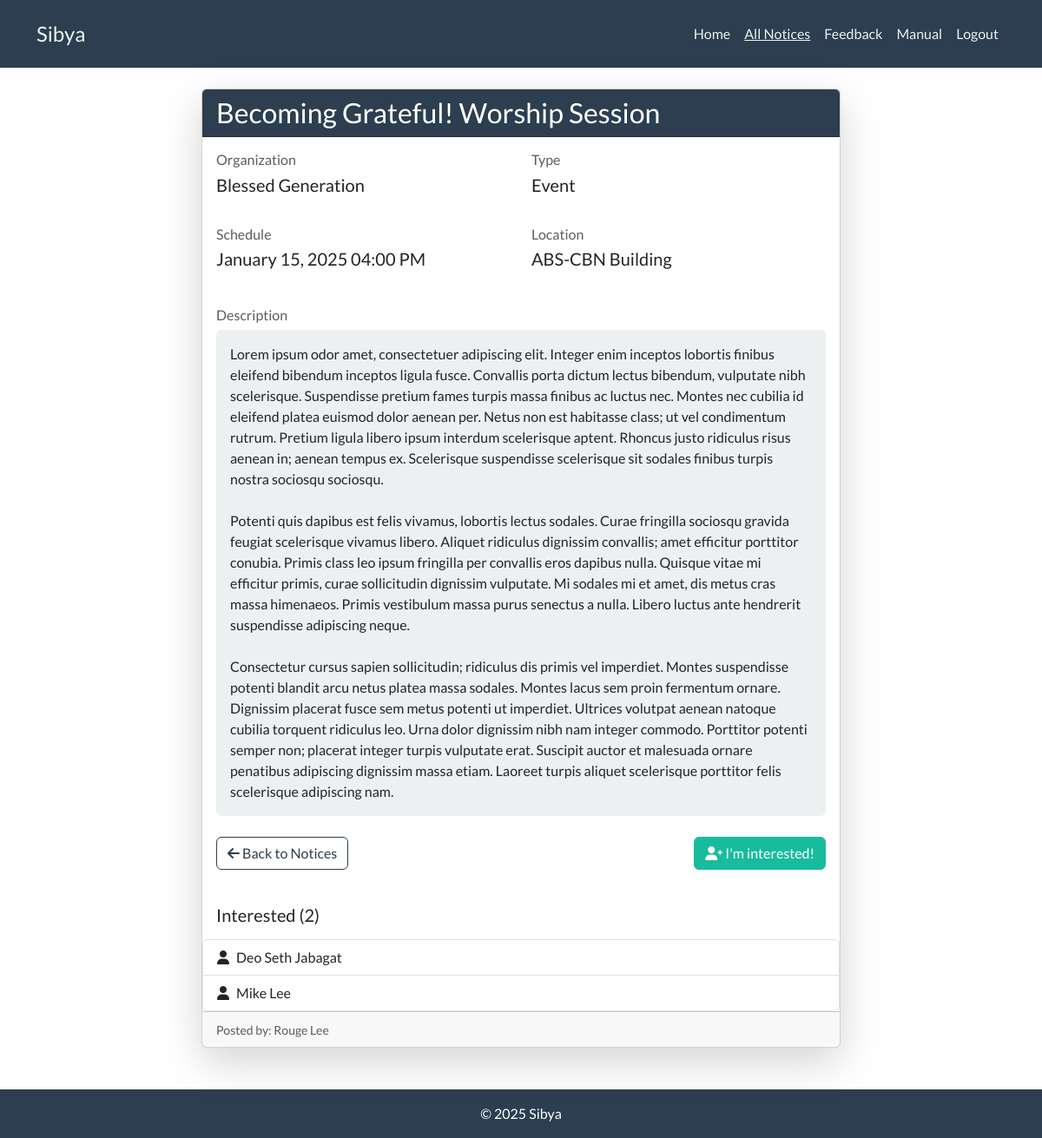
/notices/27/ (signed in), run on an earlier commit of the app's database.
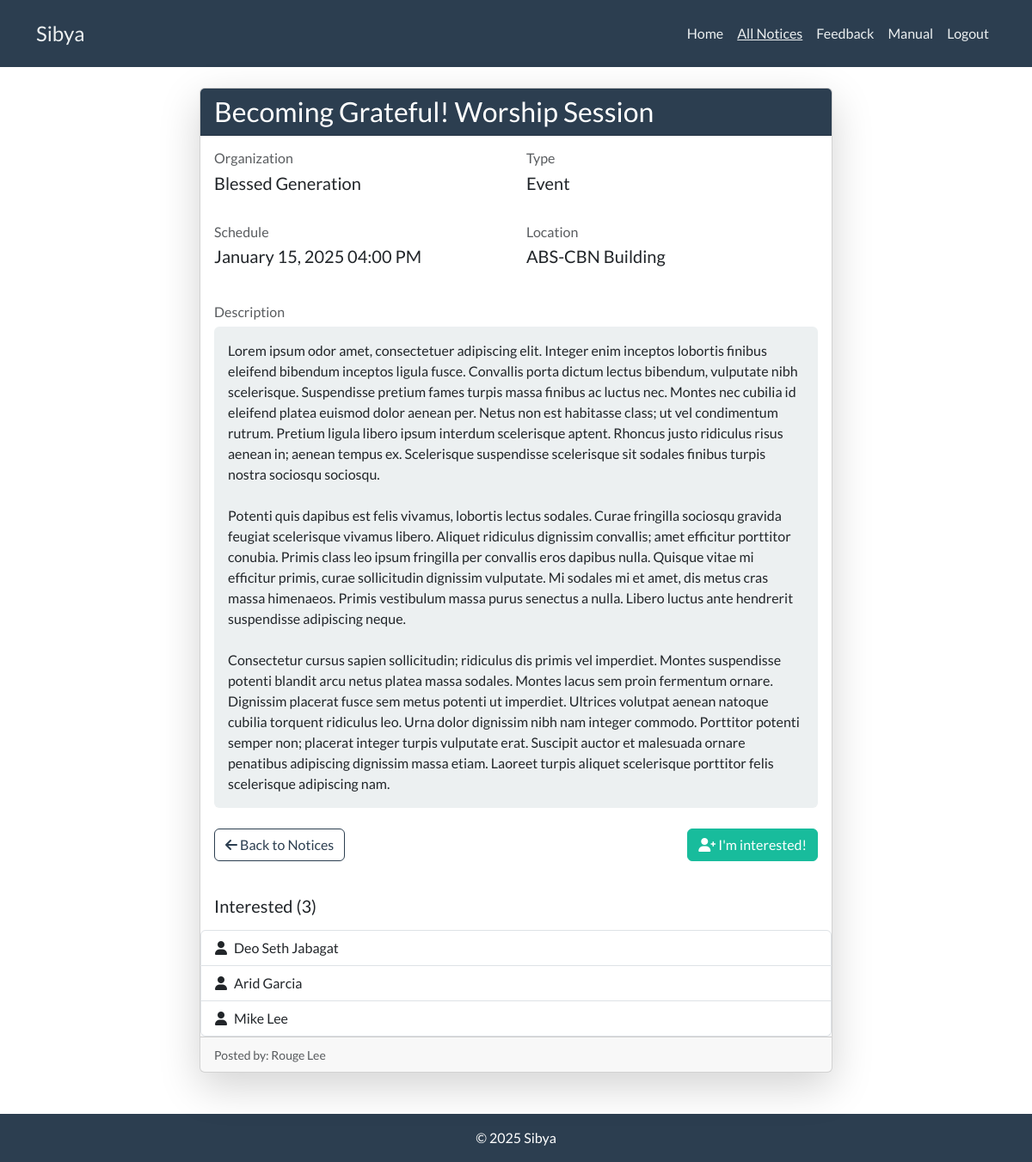
And on a later commit of the database.
### sibya/models.py (models this page shows, shortened)
class Notice(models.Model):
    title = models.CharField(max_length=255)
    type = models.CharField(max_length=45, choices=[('Recruitment', 'Recruitment'), ('Event', 'Event')])
    schedule = models.DateTimeField()
    description = models.TextField()
    location = models.CharField(max_length=100)
    organization = models.ForeignKey(Organization, on_delete=models.CASCADE)
    author = models.ForeignKey(User, on_delete=models.CASCADE)
    interested = models.ManyToManyField(User, related_name="interested_participants", blank=True)
    history = HistoricalRecords()

class Organization(models.Model):
    name = models.CharField(max_length=75)
    history = HistoricalRecords()
    def __str__(self):
        return self.name

class User(AbstractBaseUser, PermissionsMixin):
    email = models.EmailField(unique=True)
    name = models.CharField(max_length=255)
    is_president = models.BooleanField(default=False)
    is_active = models.BooleanField(default=True)
    is_staff = models.BooleanField(default=False)
    objects = UserManager()
    USERNAME_FIELD = 'email'
    REQUIRED_FIELDS = ['name']

### sibya/views.py (the view)
# urls.py: path("notices/<int:id>/", views.view_notice, name="view_notice"),
@login_required(login_url="login")
def view_notice(request, id):
    notice = get_object_or_404(Notice, id=id)
    current_time = timezone.now()
    return render(request, "view_notice.html", {
        "notice": notice,
        "current_time": current_time
    })

### sibya/templates/view_notice.html (shortened to what this page needs)
{% extends 'base_layout/base.html' %}
{% block content %}
<div class="row justify-content-center">
    <div class="col-lg-8">
        <div class="card shadow-lg">
            <div class="card-header bg-primary text-white">
                <h3 class="card-title mb-0">{{ notice.title }}</h3>
            </div>
            <div class="card-body">
                <div class="mb-4">
                    <div class="row mb-3">
                        <div class="col-md-6">
                            <h6 class="text-muted mb-1">Organization</h6>
                            <p class="fs-5">{{ notice.organization }}</p>
                        </div>
                        <div class="col-md-6">
                            <h6 class="text-muted mb-1">Type</h6>
                            <p class="fs-5">{{ notice.type }}</p>
                        </div>
                    </div>
                    <div class="row mb-3">
                        <div class="col-md-6">
                            {% if notice.type == "Event" %}
                                <h6 class="text-muted mb-1">Schedule</h6>
                            {% elif notice.type == "Recruitment" %}
                                <h6 class="text-muted mb-1">Recruitment Deadline</h6>
                            {% endif %}
                            <p class="fs-5">{{ notice.schedule|date:"F d, Y h:i A" }}</p>
                        </div>
                        <div class="col-md-6">
                            <h6 class="text-muted mb-1">Location</h6>
                            <p class="fs-5">{{ notice.location }}</p>
                        </div>
                    </div>
                </div>
                <div class="mb-4">
                    <h6 class="text-muted mb-2">Description</h6>
                    <div class="p-3 bg-light rounded">
                        {{ notice.description|linebreaksbr }}
                    </div>
                </div>
                <div class="mt-4 d-flex justify-content-between">
                    <a href="{% url 'all_notices' %}" class="btn btn-outline-primary">
                        <i class="fas fa-arrow-left"></i> Back to Notices
                    </a>
                    {% if notice.schedule < current_time %}
                        <button class="btn btn-secondary" disabled>
                            <i class="fas fa-clock me-2"></i>Event Finished
                        </button>
                    {% else %}
                        <form method="POST" action="{% url 'join_notice' notice.id %}">
                            <button type="submit" class="btn btn-success">
                                <i class="fas fa-user-plus"></i> I'm interested!
                            </button>
                        </form>
                    {% endif %}
                </div>
            </div>
            {% if not notice.schedule < current_time %}
                <div class="mt-4">
                    <h5 class="mb-3 ms-3">Interested ({{ notice.interested.count }})</h5>
                    <div class="list-group">
                        {% for student in notice.interested.all %}
                            <div class="list-group-item d-flex align-items-center">
                                <i class="fas fa-user me-2"></i>
                                {{ student.name }}
                            </div>
                        {% empty %}
                            <div class="list-group-item text-muted">
                                <i class="fas fa-info-circle me-2"></i>
                                No interested students yet
                            </div>
                        {% endfor %}
                    </div>
                </div>
            {% endif %}
            <div class="card-footer text-muted">
                <small>Posted by: {{ notice.author.name }}</small>
            </div>
        </div>
    </div>
</div>
{% endblock %}

### sibya/templates/base_layout/base.html (shortened to what this page needs)
{% load static %}
<!DOCTYPE html>
<html lang="en">
<head>
    <link href="https://cdn.jsdelivr.net/npm/bootstrap@5.3.3/dist/css/bootstrap.min.css" rel="stylesheet">
    <link href="https://cdn.jsdelivr.net/npm/bootswatch@5.3.3/dist/flatly/bootstrap.min.css" rel="stylesheet">
    <link rel="stylesheet" href="https://cdnjs.cloudflare.com/ajax/libs/font-awesome/6.0.0/css/all.min.css">
</head>
<body class="d-flex flex-column min-vh-100">
    <div class="toast-container position-fixed top-0 end-0 p-3">
    </div>
    <nav class="navbar navbar-expand-lg bg-primary mb-4">
        <div class="container">
            <a class="navbar-brand text-light fs-4" href="{% url 'index' %}">Sibya</a>
            <div class="collapse navbar-collapse" id="navbarContent">
                {% if user.is_authenticated %}
                <ul class="navbar-nav ms-auto mb-2 mb-lg-0">
                    <li class="nav-item">
                        <a class="nav-link text-light {% if request.path == '/' %}text-decoration-underline{% endif %} py-2"
                           href="{% url 'index' %}">Home</a>
                    </li>
                    <li class="nav-item">
                        <a class="nav-link text-light {% if 'notices' in request.path %}text-decoration-underline{% endif %} py-2"
                           href="{% url 'all_notices' %}">All Notices</a>
                    </li>
                    <li class="nav-item">
                        <a class="nav-link text-light {% if 'feedback' in request.path %}text-decoration-underline{% endif %} py-2"
                           href="{% url 'feedback' %}">Feedback</a>
                    </li>
                    <li class="nav-item">
                        <a class="nav-link text-light {% if 'manual' in request.path %}text-decoration-underline{% endif %} py-2"
                           href="{% url 'manual' %}" target="_blank">Manual</a>
                    </li>
                    <li class="nav-item">
                        <a class="nav-link text-light {% if 'logout' in request.path %}text-decoration-underline{% endif %} py-2"
                           href="{% url 'logout' %}">Logout</a>
                    </li>
                </ul>
                {% endif %}
            </div>
        </div>
    </nav>
    <div class="container mb-5">
        {% block content %}
        {% endblock %}
    </div>
    <footer class="bg-primary text-white text-center py-3 mt-auto">
        <div class="container">
            <p class="mb-0">&copy; <script>document.write(new Date().getFullYear());</script> Sibya</p>
        </div>
    </footer>
</body>
</html>

### sibya/templates/base_layout/base.html (style rules this page uses)
.toast-container { z-index: 1050; }

What changed in the data, as far as the page shows it:
computed for Notice "Becoming Grateful! Worship Session": interested.count "2" → "3"
now on this page (row edited): User: name "Arid Garcia"
